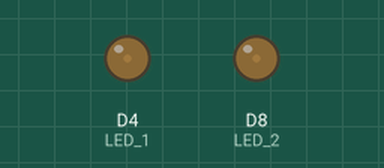
Bench run of a sketch on a simulated ESP8266 (NodeMCU). Shown: output pins drawn as LEDs (lit = HIGH).

Above: at 0.05 s.
At 0.45 s:
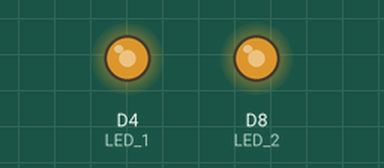
At 0.85 s:
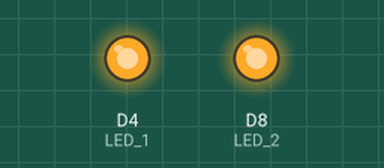
At 1.65 s:
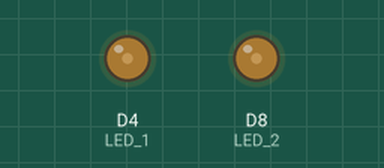
Timing chart, 0 to 8.8 s (numbered marks = the images above):
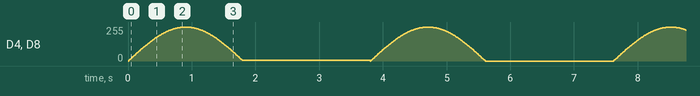

The sketch:

PWM_Lineal_Senoidal.ino
```cpp
//PWM con funcion de libreria y Senoidal
#define LED_1 D4
#define LED_2 D8

void setup() {
 pinMode(LED_1, OUTPUT);
 pinMode(LED_2, OUTPUT);
}

void lineal(){
    //Variacion lineal
  for(int pwm = 0; pwm<255; pwm ++){
    analogWrite(LED_1,pwm);
    analogWrite(LED_2,pwm);
    delay(10);
  }
  delay(2000);

  for(int pwm = 255; pwm >= 0 ; pwm --){
    analogWrite(LED_1,pwm);
    analogWrite(LED_2,pwm);
    delay(10);
  }
    delay(2000);
}

void senoidal(){
  // Variación senoidal ascendente
  for (int angle = 0; angle < 180; angle++) {
    float radian = radians(angle);
    int pwm = (sin(radian) * 255.0);
    analogWrite(LED_1, pwm);
    analogWrite(LED_2, pwm);
    delay(10);
  }
  delay(2000);

  // Variación senoidal descendente
  for (int angle = 180; angle >= 0; angle--) {
    float radian = radians(angle);
    int pwm = (sin(radian) * 255.0);
    analogWrite(LED_1, pwm);
    analogWrite(LED_2, pwm);
    delay(10);
  }
  delay(2000);
}

void loop() {
  senoidal();
}
```
